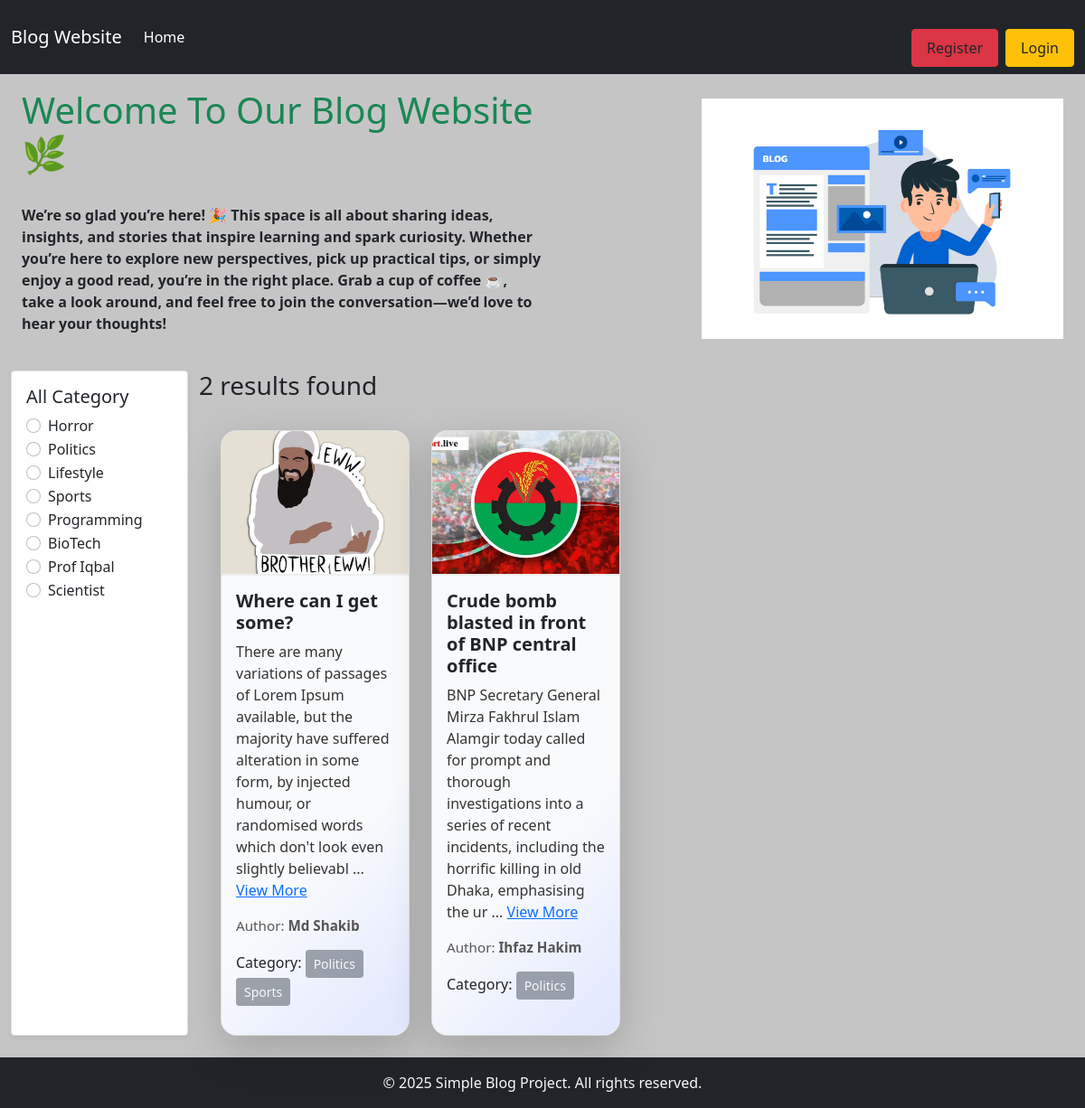
Page /category/politics/ on the committed database.
### categories/models.py (models this page shows, shortened)
class Category(models.Model):
    name = models.CharField(max_length=200)
    slug = models.SlugField(max_length=100,unique=True,null=True,blank=True)

### post/models.py (models this page shows, shortened)
class Post(models.Model):
    title = models.CharField(max_length=50)
    content = models.TextField()
    category = models.ManyToManyField(Category)
    author = models.ForeignKey(User,on_delete=models.CASCADE) #many to one or one to many relation er jnno ForeignKey use kri
    image = models.ImageField(upload_to='post/media/uploads/', blank=True,null=True)

### blog_project/views.py (the view)
# urls.py: path('',views.home, name='homepage'),
def home(request,category_slug = None):
    data = Post.objects.all()
    if category_slug is not None:
        category = Category.objects.get(slug = category_slug)
        data = Post.objects.filter(category = category)
    categories = Category.objects.all()
    return render(request, 'home.html', {'data': data, 'category': categories})

### templates/home.html (shortened to what this page needs)
{% extends "base.html" %}
{% load static %}
{% block content %}
<div class="d-flex flex-wrap px-4 pt-3 align-items-center">
  <div class="col-6">
   <h1 class="text-success">Welcome To Our Blog Website 🌿</h1><br>
    <p><b>
We’re so glad you’re here! 🎉
This space is all about sharing ideas, insights, and stories that inspire learning and spark curiosity. Whether you’re here to explore new perspectives, pick up practical tips, or simply enjoy a good read, you’re in the right place.
Grab a cup of coffee ☕, take a look around, and feel free to join the conversation—we’d love to hear your thoughts! </b></p>
  </div>
  <div class="col-6">
    <img src="{% static 'logo.jpg' %}" class="img-fluid" style="max-width: 400px; height: auto; float: right; margin-right: 0;" alt="Logo" />
  </div>
</div>
<div class="row p-4">
  <div class="col-2 p-0">
    <div class="bg-white border rounded shadow-sm p-3 h-100" style="min-height: 350px;">
      <h5>All Category</h5>
      {% for cat in category %}
        <div class="form-check">
          <input class="form-check-input" type="radio" name="category" id="cat-{{cat.id}}" data-url="{% url 'category_wise_post' cat.slug %}">
          <label class="form-check-label" for="cat-{{cat.id}}">
            {{cat.name}}
          </label>
        </div>
      {% endfor %}
    </div>
  </div>
  <div class="col-10">
    <h3>{{ data|length }} results found</h3>
    <div class="row g-4 px-4 pt-4">
      {% for post in data %}
      <div class="col-md-3 d-flex">
        <div class="card shadow-lg flex-fill" style="border-radius: 18px; overflow: hidden; display: flex; flex-direction: column;">
          {% if post.image %}
            <img src="{{ post.image.url }}" class="card-img-top" style="height: 160px; object-fit: cover; border-bottom: 2px solid #eee;" alt="Post Image" />
          {% endif %}
          <div class="card-body d-flex flex-column justify-content-start" style="flex: 1 1 auto; background: linear-gradient(135deg, #f8fafc 60%, #e0e7ff 100%);">
            <h5 class="card-title text-danger" style="font-weight: bold; white-space: normal; word-break: break-word;"> <a href="{% url 'detail_post' post.id%}" class="text-decoration-none text-dark" >  {{post.title}} </a>
            </h5>
            <p class="card-text" style="color: #333; white-space: normal; word-break: break-word;">
              <span id="short-{{post.id}}">
                {{ post.content|slice:":200" }}
                {% if post.content|length > 200 %}
                  ... <a href="javascript:void(0);" class="view-more" data-post="{{post.id}}">View More</a>
                {% endif %}
              </span>
            </p>
            <p style="font-size: 0.95em; color: #555;">
              Author: <strong>{{post.author.first_name}} {{post.author.last_name}}</strong>
            </p>
            <p>
              Category:
              {% for cat in post.category.all %}
                <button class="btn btn-secondary btn-sm" disabled>{{cat.name}}</button>
              {% endfor %}
            </p>
          </div>
        </div>
      </div>
      {% endfor %}
    </div>
  </div>
</div>
{% endblock %}

### rows in the picture
Category: name "Horror"
Category: name "Politics"
Category: name "Lifestyle"
Category: name "Sports"
Category: name "Programming"
Category: name "BioTech"
Category: name "Prof Iqbal"
Category: name "Scientist"
Post: image (picture), title "Where can I get some?", content "There are many variations of passages of Lorem Ipsum available, but the majority have suffered alteration in some form, by injected humour, or randomised words which don't look even slightly believabl", author.first_name "Md", author.last_name "Shakib"
Post: image (picture), title "Crude bomb blasted in front of BNP central office", content "BNP Secretary General Mirza Fakhrul Islam Alamgir today called for prompt and thorough investigations into a series of recent incidents, including the horrific killing in old Dhaka, emphasising the ur", author.first_name "Ihfaz", author.last_name "Hakim"

### other values in the picture
{{ data|length }} "2"
{{ now|default:2025 }} "2025"
